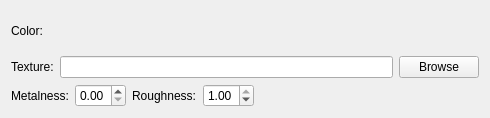
<?xml version="1.0" encoding="UTF-8"?>
<ui version="4.0">
 <class>SimpleMaterialTuner</class>
 <widget class="QWidget" name="SimpleMaterialTuner">
  <property name="geometry">
   <rect>
    <x>0</x>
    <y>0</y>
    <width>490</width>
    <height>118</height>
   </rect>
  </property>
  <property name="windowTitle">
   <string>Form</string>
  </property>
  <layout class="QVBoxLayout" name="verticalLayout">
   <item>
    <layout class="QHBoxLayout" name="horizontalLayout">
     <item>
      <widget class="QLabel" name="label">
       <property name="text">
        <string>Color:</string>
       </property>
      </widget>
     </item>
     <item>
      <widget class="ColorTuner" name="tuner_color" native="true"/>
     </item>
     <item>
      <spacer name="horizontalSpacer">
       <property name="orientation">
        <enum>Qt::Horizontal</enum>
       </property>
       <property name="sizeHint" stdset="0">
        <size>
         <width>40</width>
         <height>20</height>
        </size>
       </property>
      </spacer>
     </item>
    </layout>
   </item>
   <item>
    <layout class="QHBoxLayout" name="horizontalLayout_2">
     <item>
      <widget class="QLabel" name="label_2">
       <property name="text">
        <string>Texture:</string>
       </property>
      </widget>
     </item>
     <item>
      <widget class="QLineEdit" name="fn_texture"/>
     </item>
     <item>
      <widget class="QPushButton" name="btn_browse">
       <property name="text">
        <string>Browse</string>
       </property>
      </widget>
     </item>
    </layout>
   </item>
   <item>
    <layout class="QHBoxLayout" name="horizontalLayout_3">
     <item>
      <widget class="QLabel" name="label_3">
       <property name="text">
        <string>Metalness:</string>
       </property>
      </widget>
     </item>
     <item>
      <widget class="QDoubleSpinBox" name="tuner_metalness">
       <property name="maximum">
        <double>1.000000000000000</double>
       </property>
       <property name="stepType">
        <enum>QAbstractSpinBox::AdaptiveDecimalStepType</enum>
       </property>
      </widget>
     </item>
     <item>
      <widget class="QLabel" name="label_4">
       <property name="text">
        <string>Roughness:</string>
       </property>
      </widget>
     </item>
     <item>
      <widget class="QDoubleSpinBox" name="tuner_roughness">
       <property name="maximum">
        <double>1.000000000000000</double>
       </property>
       <property name="stepType">
        <enum>QAbstractSpinBox::AdaptiveDecimalStepType</enum>
       </property>
       <property name="value">
        <double>1.000000000000000</double>
       </property>
      </widget>
     </item>
     <item>
      <spacer name="horizontalSpacer_2">
       <property name="orientation">
        <enum>Qt::Horizontal</enum>
       </property>
       <property name="sizeHint" stdset="0">
        <size>
         <width>40</width>
         <height>20</height>
        </size>
       </property>
      </spacer>
     </item>
    </layout>
   </item>
  </layout>
 </widget>
 <customwidgets>
  <customwidget>
   <class>ColorTuner</class>
   <extends>QWidget</extends>
   <header>colortuner.h</header>
   <container>1</container>
  </customwidget>
 </customwidgets>
 <resources/>
 <connections/>
</ui>
